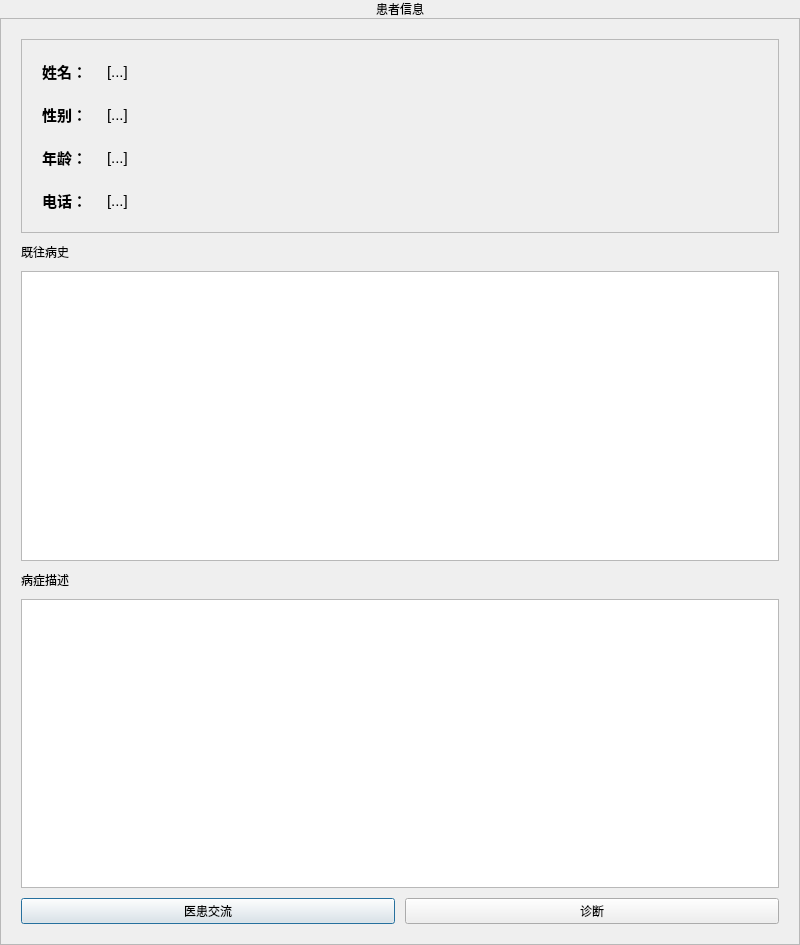
<?xml version="1.0" encoding="UTF-8"?>
<ui version="4.0">
 <class>PatientInfo</class>
 <widget class="QDialog" name="PatientInfo">
  <property name="geometry">
   <rect>
    <x>0</x>
    <y>0</y>
    <width>800</width>
    <height>945</height>
   </rect>
  </property>
  <property name="windowTitle">
   <string>病患详细信息</string>
  </property>
  <layout class="QVBoxLayout" name="verticalLayout_2">
   <property name="spacing">
    <number>0</number>
   </property>
   <property name="leftMargin">
    <number>0</number>
   </property>
   <property name="topMargin">
    <number>0</number>
   </property>
   <property name="rightMargin">
    <number>0</number>
   </property>
   <property name="bottomMargin">
    <number>0</number>
   </property>
   <item>
    <widget class="QLabel" name="fullHeaderLabel">
     <property name="text">
      <string>患者信息</string>
     </property>
     <property name="alignment">
      <set>Qt::AlignCenter</set>
     </property>
    </widget>
   </item>
   <item>
    <widget class="QFrame" name="frame_2">
     <property name="frameShape">
      <enum>QFrame::StyledPanel</enum>
     </property>
     <property name="frameShadow">
      <enum>QFrame::Raised</enum>
     </property>
     <layout class="QVBoxLayout" name="verticalLayout">
      <property name="spacing">
       <number>10</number>
      </property>
      <property name="leftMargin">
       <number>20</number>
      </property>
      <property name="topMargin">
       <number>20</number>
      </property>
      <property name="rightMargin">
       <number>20</number>
      </property>
      <property name="bottomMargin">
       <number>20</number>
      </property>
      <item>
       <widget class="QFrame" name="frame">
        <property name="frameShape">
         <enum>QFrame::StyledPanel</enum>
        </property>
        <property name="frameShadow">
         <enum>QFrame::Raised</enum>
        </property>
        <property name="class" stdset="0">
         <string>cardFrame</string>
        </property>
        <layout class="QHBoxLayout" name="horizontalLayout_3">
         <property name="spacing">
          <number>10</number>
         </property>
         <property name="leftMargin">
          <number>20</number>
         </property>
         <property name="topMargin">
          <number>20</number>
         </property>
         <property name="rightMargin">
          <number>20</number>
         </property>
         <property name="bottomMargin">
          <number>20</number>
         </property>
         <item>
          <layout class="QFormLayout" name="formLayout">
           <property name="formAlignment">
            <set>Qt::AlignLeading|Qt::AlignLeft|Qt::AlignVCenter</set>
           </property>
           <property name="horizontalSpacing">
            <number>20</number>
           </property>
           <property name="verticalSpacing">
            <number>20</number>
           </property>
           <property name="leftMargin">
            <number>0</number>
           </property>
           <property name="topMargin">
            <number>0</number>
           </property>
           <property name="rightMargin">
            <number>0</number>
           </property>
           <property name="bottomMargin">
            <number>0</number>
           </property>
           <item row="0" column="0">
            <widget class="QLabel" name="label">
             <property name="font">
              <font>
               <pointsize>11</pointsize>
               <weight>75</weight>
               <bold>true</bold>
              </font>
             </property>
             <property name="text">
              <string>姓名：</string>
             </property>
            </widget>
           </item>
           <item row="0" column="1">
            <widget class="QLabel" name="nameInput">
             <property name="font">
              <font>
               <pointsize>11</pointsize>
              </font>
             </property>
             <property name="text">
              <string>[...]</string>
             </property>
            </widget>
           </item>
           <item row="1" column="0">
            <widget class="QLabel" name="label_2">
             <property name="font">
              <font>
               <pointsize>11</pointsize>
               <weight>75</weight>
               <bold>true</bold>
              </font>
             </property>
             <property name="text">
              <string>性别：</string>
             </property>
            </widget>
           </item>
           <item row="1" column="1">
            <widget class="QLabel" name="genderInput">
             <property name="font">
              <font>
               <pointsize>11</pointsize>
              </font>
             </property>
             <property name="text">
              <string>[...]</string>
             </property>
            </widget>
           </item>
           <item row="2" column="0">
            <widget class="QLabel" name="label_3">
             <property name="font">
              <font>
               <pointsize>11</pointsize>
               <weight>75</weight>
               <bold>true</bold>
              </font>
             </property>
             <property name="text">
              <string>年龄：</string>
             </property>
            </widget>
           </item>
           <item row="2" column="1">
            <widget class="QLabel" name="ageInput">
             <property name="font">
              <font>
               <pointsize>11</pointsize>
              </font>
             </property>
             <property name="text">
              <string>[...]</string>
             </property>
            </widget>
           </item>
           <item row="3" column="0">
            <widget class="QLabel" name="label_4">
             <property name="font">
              <font>
               <pointsize>11</pointsize>
               <weight>75</weight>
               <bold>true</bold>
              </font>
             </property>
             <property name="text">
              <string>电话：</string>
             </property>
            </widget>
           </item>
           <item row="3" column="1">
            <widget class="QLabel" name="contactInput">
             <property name="font">
              <font>
               <pointsize>11</pointsize>
              </font>
             </property>
             <property name="text">
              <string>[...]</string>
             </property>
            </widget>
           </item>
          </layout>
         </item>
         <item>
          <widget class="QLabel" name="DoctorPhoto">
           <property name="text">
            <string/>
           </property>
           <property name="pixmap">
            <pixmap resource="../res.qrc">:/img/picture/DefaultPhoto.jpg</pixmap>
           </property>
           <property name="scaledContents">
            <bool>true</bool>
           </property>
           <property name="alignment">
            <set>Qt::AlignCenter</set>
           </property>
          </widget>
         </item>
        </layout>
       </widget>
      </item>
      <item>
       <widget class="QLabel" name="label_5">
        <property name="text">
         <string>既往病史</string>
        </property>
       </widget>
      </item>
      <item>
       <widget class="QTextBrowser" name="historyInput"/>
      </item>
      <item>
       <widget class="QLabel" name="label_6">
        <property name="text">
         <string>病症描述</string>
        </property>
       </widget>
      </item>
      <item>
       <widget class="QTextBrowser" name="symptonInput"/>
      </item>
      <item>
       <layout class="QHBoxLayout" name="horizontalLayout">
        <item>
         <widget class="QPushButton" name="chatBtn">
          <property name="text">
           <string>医患交流</string>
          </property>
         </widget>
        </item>
        <item>
         <widget class="QPushButton" name="diagnoseBtn">
          <property name="text">
           <string>诊断</string>
          </property>
         </widget>
        </item>
       </layout>
      </item>
     </layout>
    </widget>
   </item>
  </layout>
 </widget>
 <resources>
  <include location="../res.qrc"/>
 </resources>
 <connections/>
</ui>
